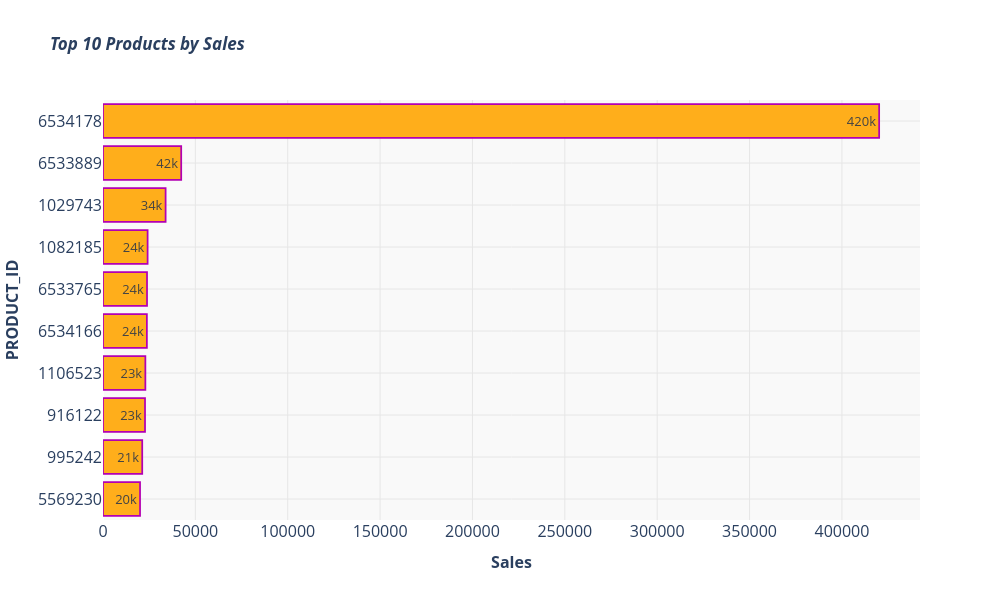

The code cell stored with this chart in its notebook:
### Code cell
fig = px.bar(Top10_Products_Plotly,
              orientation="h",
              y= "PRODUCT_ID",
              x="SALES_VALUE",
              labels=dict(PRODUCT_ID="<b>PRODUCT_ID</b>", SALES_VALUE="<b>Sales</b>"),
              text="SALES_VALUE",
              title="<b><i>Top 10 Products by Sales</b></i>",
              color_discrete_sequence=["#ffae1b"])

fig.update_traces(width=0.8, 
                   marker_line_color="#b300b3",
                   marker_line_width=1.75,
                   texttemplate='%{text:.2s}',
                   textposition='inside',
                   textfont_size=13)
        
               
    
fig.update_layout(plot_bgcolor="#fafafa",
                  xaxis_title_font=dict(size=16),
                  yaxis_title_font=dict(size=16),
                  xaxis_type="linear",
                  yaxis_type="category",
                  xaxis=dict(tickfont=dict(size=16)),
                  yaxis=dict(tickfont=dict(size=16)),
                  bargap=0.1,
                  width=1000,
                  height=600)

fig.update_layout(xaxis=dict(tickformat="\\.2",showgrid=True, gridcolor="#e6e6e6"),
                  yaxis=dict({'categoryorder':'total ascending'},showgrid=True, gridcolor="#e6e6e6"),
                  plot_bgcolor="#f9f9f9")
fig.show()
fig.write_image("Top 10 Products by Sales.png", width=1200, height=800, scale=2) #Exporting the graph on .png file with code

### Figure 1 — Plotly figure (JSON) as saved in the notebook; plotly's stock layout.template omitted (floating-point values rounded to 4 significant figures)
{"data": [{"hovertemplate": "<b>Sales</b>=%{text}<br><b>PRODUCT_ID</b>=%{y}<extra></extra>", "legendgroup": "", "marker": {"color": "#ffae1b", "line": {"color": "#b300b3", "width": 1.75}, "pattern": {"shape": ""}}, "name": "", "orientation": "h", "showlegend": false, "text": [420200.0, 42340.0, 33890.0, 24150.0, 23830.0, 23760.0, 22930.0, 22750.0, 21230.0, 20050.0], "textfont": {"size": 13}, "textposition": "inside", "texttemplate": "%{text:.2s}", "type": "bar", "width": 0.8, "x": [420200.0, 42340.0, 33890.0, 24150.0, 23830.0, 23760.0, 22930.0, 22750.0, 21230.0, 20050.0], "xaxis": "x", "y": [6534178, 6533889, 1029743, 1082185, 6533765, 6534166, 1106523, 916122, 995242, 5569230], "yaxis": "y"}], "layout": {"bargap": 0.1, "barmode": "relative", "height": 600, "legend": {"tracegroupgap": 0}, "plot_bgcolor": "#f9f9f9", "title": {"text": "<b><i>Top 10 Products by Sales</b></i>"}, "width": 1000, "xaxis": {"anchor": "y", "domain": [0, 1], "gridcolor": "#e6e6e6", "showgrid": true, "tickfont": {"size": 16}, "tickformat": "\\.2", "title": {"font": {"size": 16}, "text": "<b>Sales</b>"}, "type": "linear"}, "yaxis": {"anchor": "x", "categoryorder": "total ascending", "domain": [0, 1], "gridcolor": "#e6e6e6", "showgrid": true, "tickfont": {"size": 16}, "title": {"font": {"size": 16}, "text": "<b>PRODUCT_ID</b>"}, "type": "category"}}}
